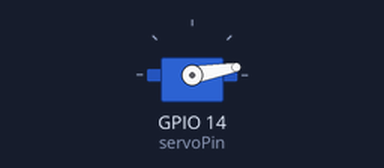
Recording of a sketch running on a simulated ESP32. On the bench: servo.

Above: at 0.05 s.
At 0.35 s:
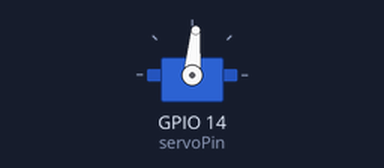
At 0.7 s:
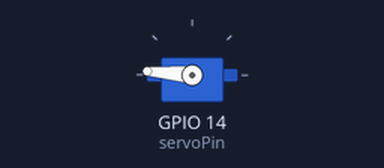
At 1.35 s:
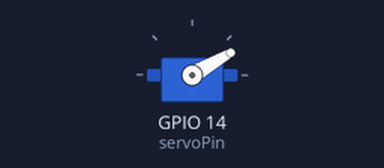
Timing chart, 0 to 3.4 s (numbered marks = the images above):
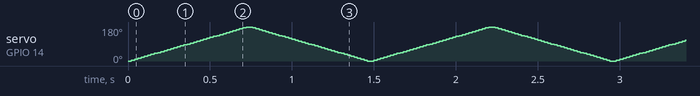

The sketch:

servofromesp.ino
```cpp
#include <ESP32Servo.h>

Servo myServo;  // Create a servo object

const int servoPin = 14;  // Define the pin for the servo

void setup() {
    myServo.attach(servoPin);  // Attach the servo to pin 14
}

void loop() {
    // Move servo from 0 to 180 degrees
    for (int pos = 0; pos <= 180; pos += 5) {
        myServo.write(pos);
        delay(20);  // Small delay to let the servo move
    }

    // Move servo from 180 to 0 degrees
    for (int pos = 180; pos >= 0; pos -= 5) {
        myServo.write(pos);
        delay(20);
    }
}
```
